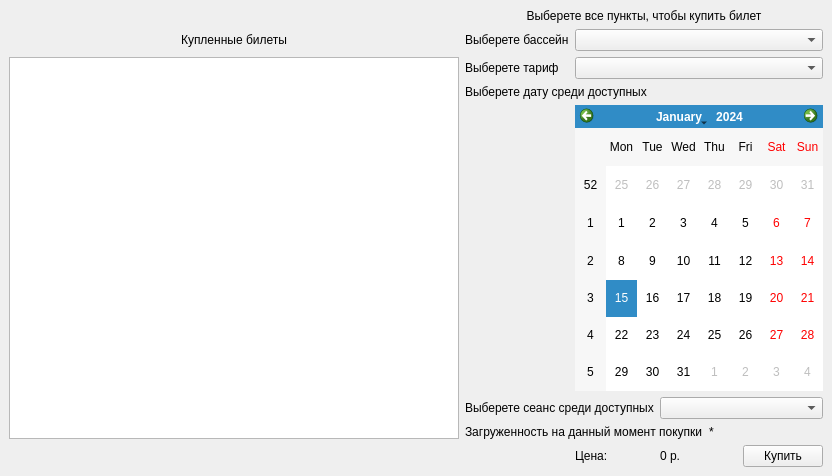
<?xml version="1.0" encoding="UTF-8"?>
<ui version="4.0">
 <class>TicketWindow</class>
 <widget class="QMainWindow" name="TicketWindow">
  <property name="geometry">
   <rect>
    <x>0</x>
    <y>0</y>
    <width>832</width>
    <height>476</height>
   </rect>
  </property>
  <property name="windowTitle">
   <string>MainWindow</string>
  </property>
  <widget class="QWidget" name="centralwidget">
   <layout class="QGridLayout" name="gridLayout">
    <item row="6" column="4">
     <widget class="QLabel" name="labelWorkload">
      <property name="text">
       <string>*</string>
      </property>
     </widget>
    </item>
    <item row="7" column="3" colspan="2">
     <widget class="QLabel" name="labelPrice">
      <property name="text">
       <string>0 р.</string>
      </property>
     </widget>
    </item>
    <item row="5" column="1" colspan="2">
     <widget class="QLabel" name="label_4">
      <property name="text">
       <string>Выберете сеанс среди доступных</string>
      </property>
     </widget>
    </item>
    <item row="1" column="2" colspan="4">
     <widget class="QComboBox" name="comboBoxBath"/>
    </item>
    <item row="2" column="2" colspan="4">
     <widget class="QComboBox" name="comboBoxPricePolicy"/>
    </item>
    <item row="7" column="5">
     <widget class="QPushButton" name="btnBuyTicket">
      <property name="text">
       <string>Купить</string>
      </property>
     </widget>
    </item>
    <item row="0" column="1" colspan="5">
     <widget class="QLabel" name="label_7">
      <property name="text">
       <string>Выберете все пункты, чтобы купить билет</string>
      </property>
      <property name="alignment">
       <set>Qt::AlignCenter</set>
      </property>
     </widget>
    </item>
    <item row="1" column="0">
     <widget class="QLabel" name="label_6">
      <property name="text">
       <string>Купленные билеты</string>
      </property>
      <property name="alignment">
       <set>Qt::AlignCenter</set>
      </property>
     </widget>
    </item>
    <item row="2" column="0" rowspan="5">
     <widget class="QTableWidget" name="tableWidgetMyTickets"/>
    </item>
    <item row="3" column="1" colspan="3">
     <widget class="QLabel" name="label_3">
      <property name="text">
       <string>Выберете дату среди доступных</string>
      </property>
     </widget>
    </item>
    <item row="6" column="1" colspan="3">
     <widget class="QLabel" name="label_8">
      <property name="text">
       <string>Загруженность на данный момент покупки</string>
      </property>
     </widget>
    </item>
    <item row="7" column="2">
     <widget class="QLabel" name="label_5">
      <property name="text">
       <string>Цена:</string>
      </property>
     </widget>
    </item>
    <item row="1" column="1">
     <widget class="QLabel" name="label">
      <property name="text">
       <string>Выберете бассейн</string>
      </property>
     </widget>
    </item>
    <item row="2" column="1">
     <widget class="QLabel" name="label_2">
      <property name="text">
       <string>Выберете тариф</string>
      </property>
     </widget>
    </item>
    <item row="5" column="3" colspan="3">
     <widget class="QComboBox" name="comboBoxAvalibleSessions"/>
    </item>
    <item row="4" column="2" colspan="4">
     <widget class="QCalendarWidget" name="calendarWidget"/>
    </item>
   </layout>
  </widget>
 </widget>
 <resources/>
 <connections/>
</ui>
